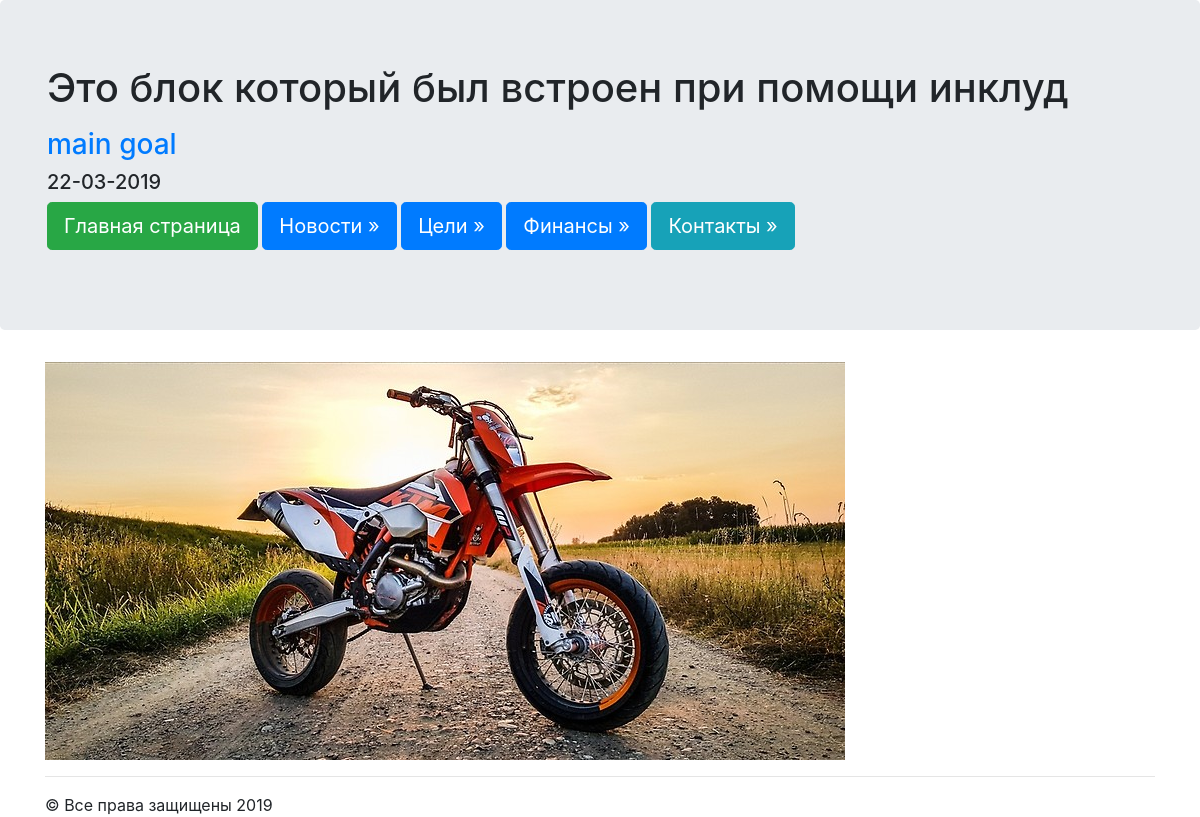
The page /goal/ on the database as committed earlier.
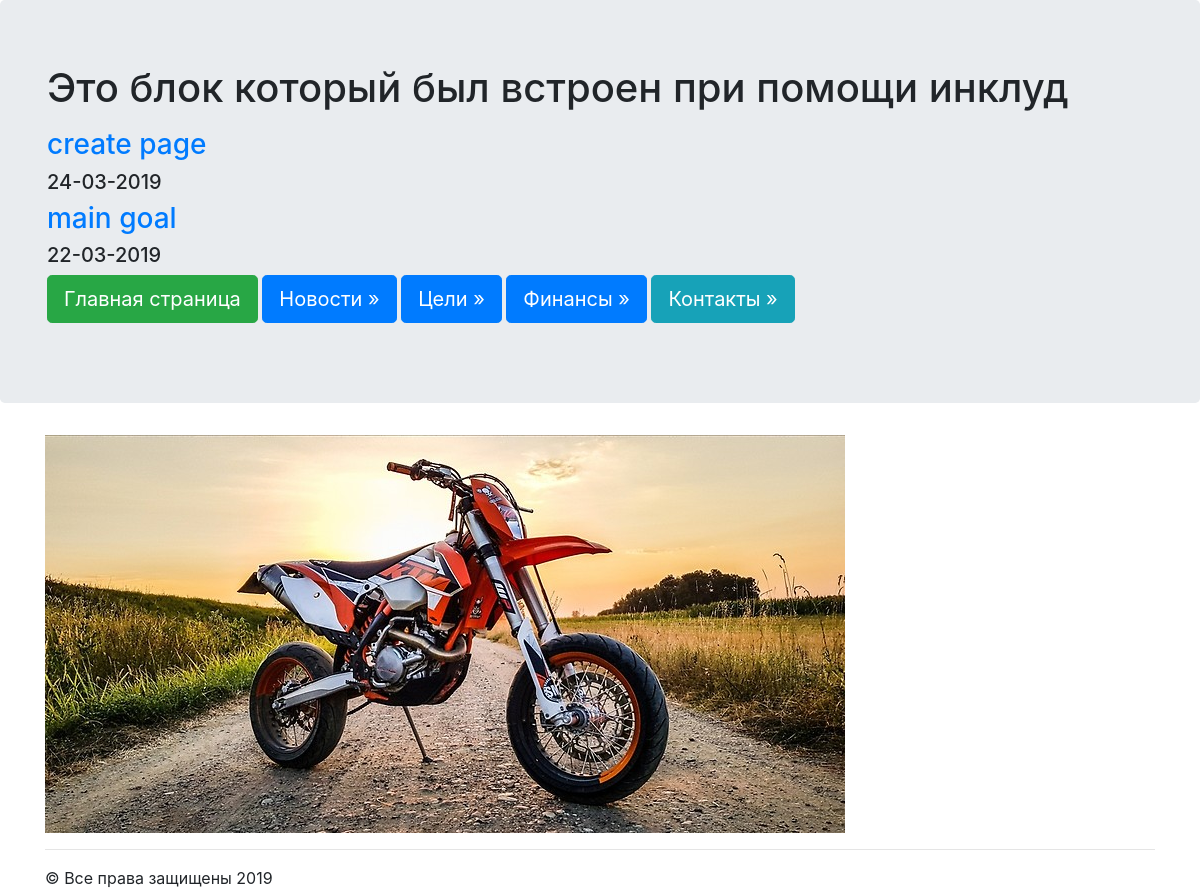
The same page on the database as committed later.
### goal/models.py (models this page shows, shortened)
class Goals(models.Model):
    title = models.CharField(max_length=120)
    post = models.TextField()
    cost = models.IntegerField()
    date = models.DateTimeField()

### goal/templates/goal/goals.html
{% extends "mainApp/wrapper.html" %}
{% block content %}
    {% for post in object_list %}
        <a href="/goal/{{post.id}}"><h3>{{post.title}}</h3></a>
        <h5>{{post.date|date:"d-m-Y"}}</h5>
    {% endfor %}
{% endblock %}

### mainApp/templates/mainApp/wrapper.html (shortened to what this page needs)
<!DOCTYPE html>
<html lang="en">
<head>
    {% load staticfiles %}
    <link rel="stylesheet" href="{% static 'css/bootstrap.min.css' %}" type="text/css">
</head>
<body>
<div class="jumbotron">
    <div class="container">
        <h1> {% include "mainApp/includes/some_html.html" %}</h1>
        {% block content %}
        {% endblock %}
        <p>
            <a href="/" class="btn btn-success btn-lg">Главная страница</a>
            <a href="/news" class="btn btn-primary btn-lg">Новости &raquo;</a>
            <a href="/goal" class="btn btn-primary btn-lg">Цели &raquo;</a>
            <a href="/finance" class="btn btn-primary btn-lg">Финансы &raquo;</a>
            <a href="/contact" class="btn btn-info btn-lg">Контакты &raquo;</a>
        </p>
    </div>
</div>
<div class="container">
    <img src="{% static 'mainApp/image/moto.jpg' %}"
         class="img-thumball">
    <hr>
    &copy; Все права защищены 2019
</div>
</body>
</html>

### mainApp/templates/mainApp/includes/some_html.html
{% block content %}
<p>Это блок который был встроен при помощи инклуд</p>
{% endblock %}

Rows that differ between the two databases and show on the page:
added Goals: title "create page", date "24-03-2019"
